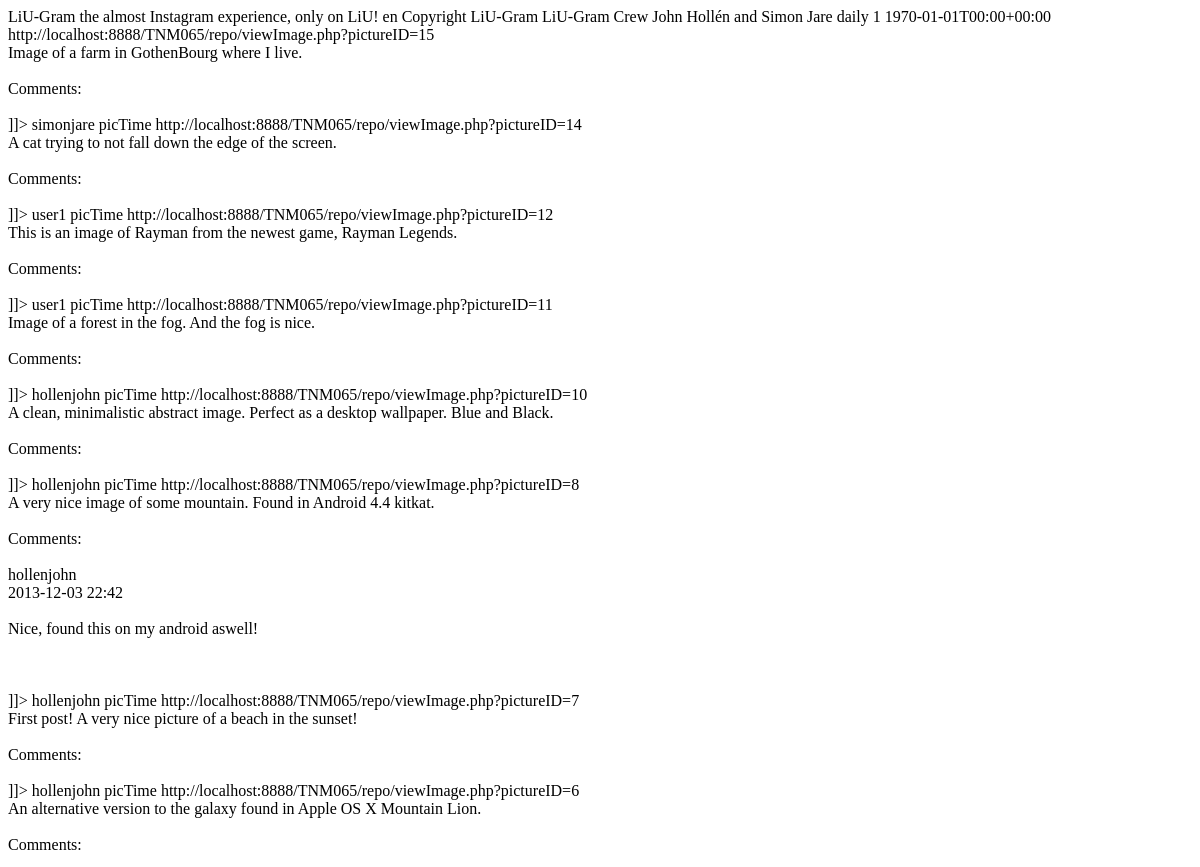
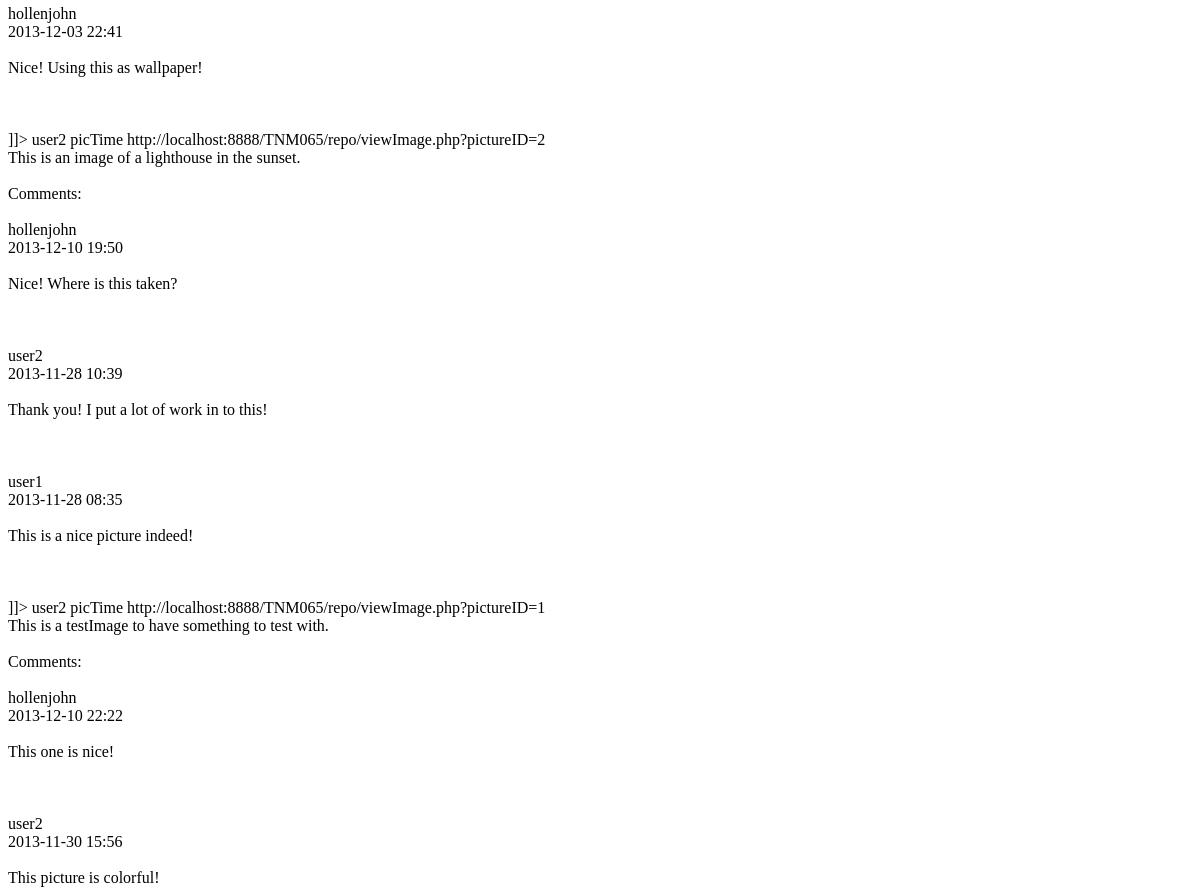
Before: /indexRSS.php (upper part) with the older database file (2 pictures, top to bottom).
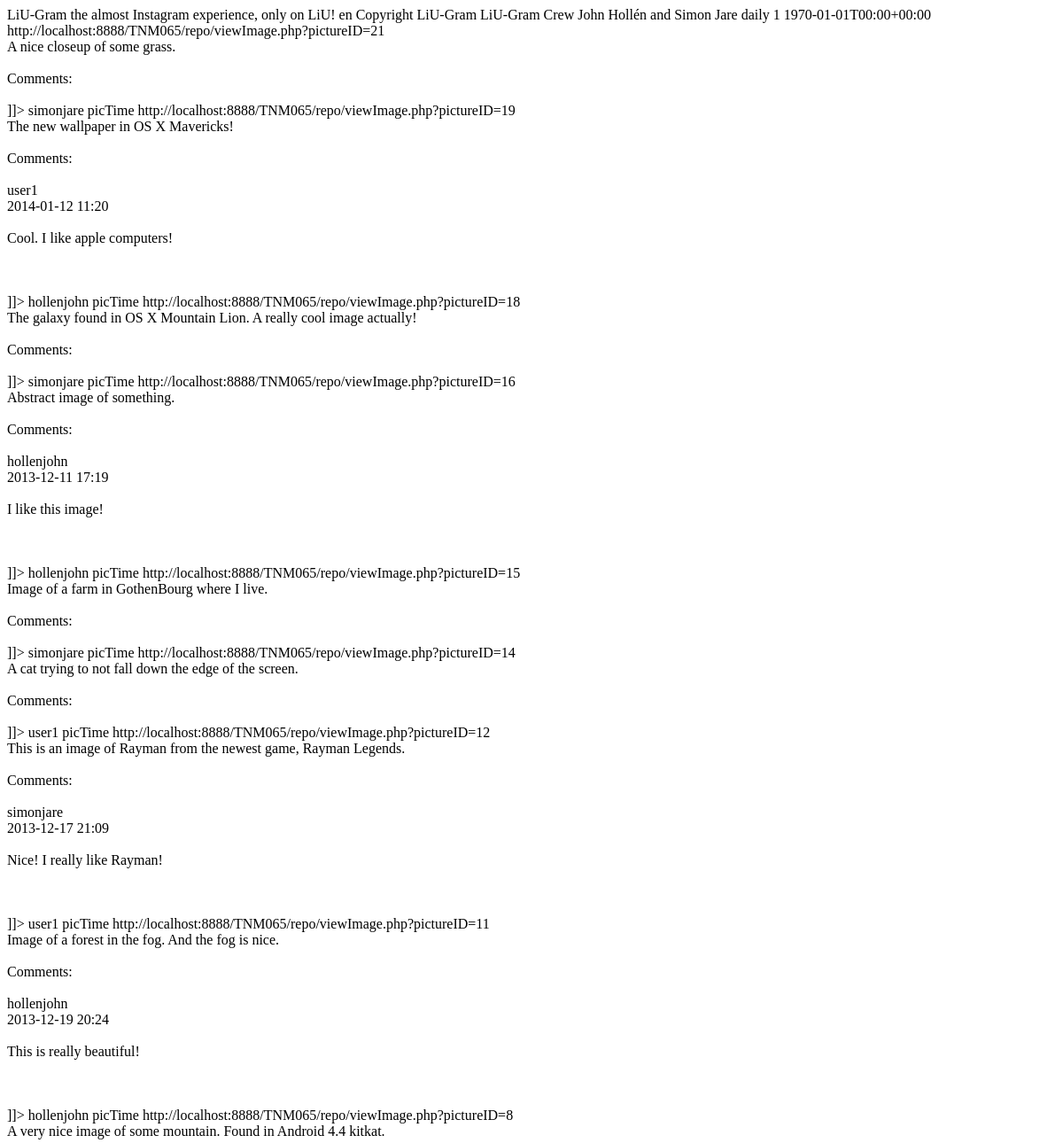
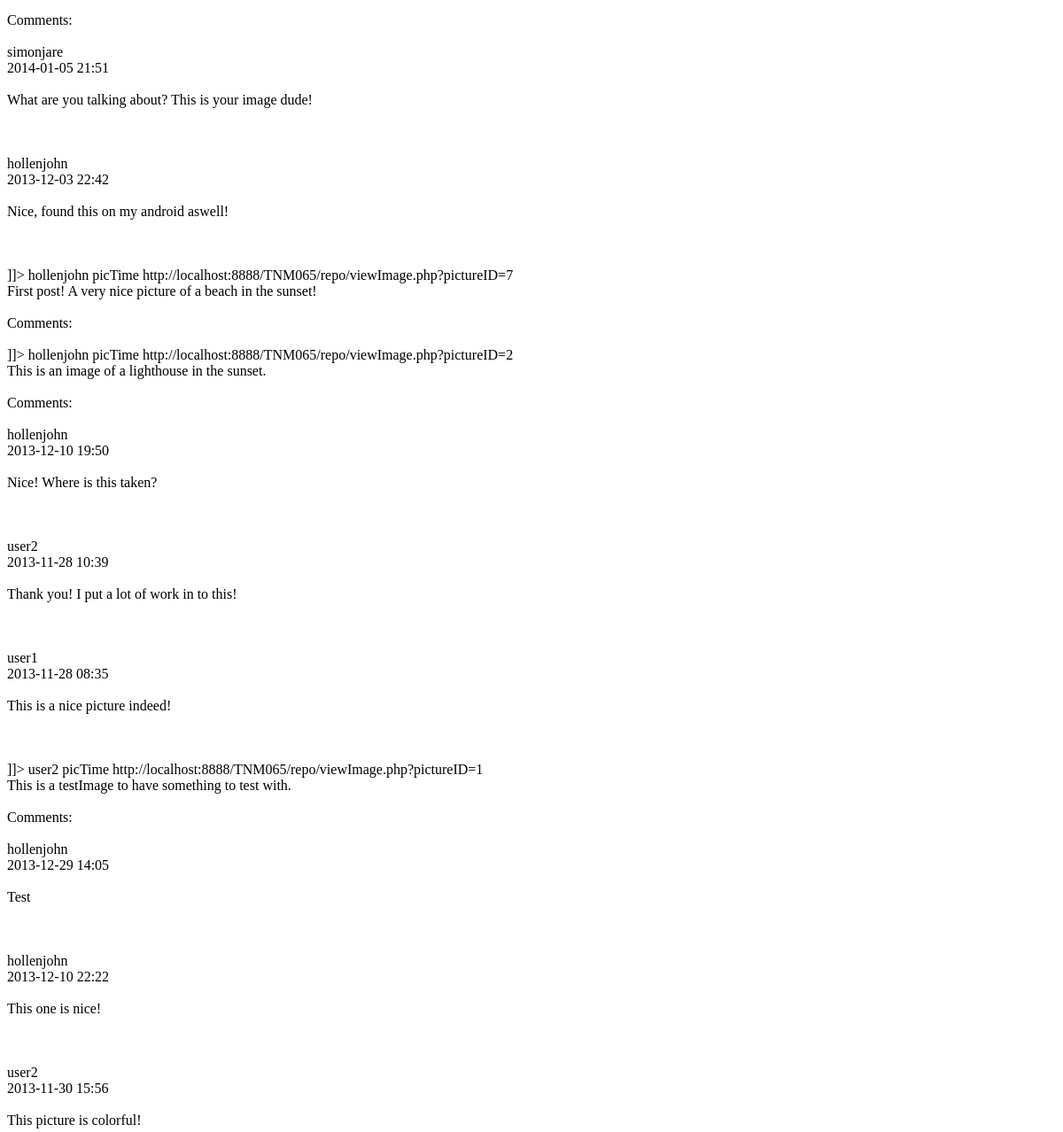
After: the same page with the newer database file (2 pictures, top to bottom).
### tables this page shows
CREATE TABLE `picture` (
  `pictureID` int(11) NOT NULL AUTO_INCREMENT,
  `userName` varchar(100) NOT NULL,
  `picURL` varchar(100) NOT NULL,
  `time` datetime NOT NULL,
  `description` text NOT NULL,
  PRIMARY KEY (`pictureID`,`userName`),
  KEY `userName` (`userName`),
  KEY `pictureID` (`pictureID`)
);

CREATE TABLE `comment` (
  `commentID` int(11) NOT NULL AUTO_INCREMENT,
  `pictureID` int(11) NOT NULL,
  `userName` varchar(100) NOT NULL,
  `text` varchar(100) NOT NULL,
  `time` datetime NOT NULL,
  PRIMARY KEY (`commentID`,`pictureID`),
  KEY `userName` (`userName`),
  KEY `pictureID` (`pictureID`)
);

### indexRSS.php (the view, shortened to what this page needs)
<rdf:RDF xmlns:rdf="http://www.w3.org/1999/02/22-rdf-syntax-ns#" xmlns="http://purl.org/rss/1.0/" xmlns:dc="http://purl.org/dc/elements/1.1/" xmlns:syn="http://purl.org/rss/1.0/modules/syndication/">
 	<channel rdf:about="http://localhost:8888/TNM065/repo/">
		<description>LiU-Gram the almost Instagram experience, only on LiU!</description>
		<dc:language>en</dc:language>
		<dc:rights>Copyright LiU-Gram</dc:rights>
		<dc:publisher>LiU-Gram Crew</dc:publisher>
		<dc:creator>John Hollén and Simon Jare</dc:creator>
		<syn:updatePeriod>daily</syn:updatePeriod>
		<syn:updateFrequency>1</syn:updateFrequency>
		<syn:updateBase>1970-01-01T00:00+00:00</syn:updateBase>
	</channel>
	<?php
		include "dbconnect.inc.php";
		$stmt = $dbh->prepare('SELECT * FROM picture ORDER BY time DESC');
		$stmt->execute();
		$result = $stmt->fetchAll();
		foreach($result as $r)
		{
			$picUser = $r['userName'];
			$picURL = $r['picURL'];
			$picID = $r['pictureID'];
			$description = $r['description'];
			echo "<item rdf:about='http://localhost:8888/TNM065/repo/viewImage.php?pictureID=$picID'>
					<title>Image by user: $picUser</title>
					<link>http://localhost:8888/TNM065/repo/viewImage.php?pictureID=$picID</link>
					<description>
						<![CDATA[
							<img src = '$picURL' alt = 'newsImage' width = '100%' />
							<br/>
							$description <br /><br />
							Comments: <br /><br />";
			$stmt2 = $dbh->prepare('SELECT * FROM comment WHERE pictureID = :PID ORDER BY time DESC');
			$stmt2->execute(array('PID' => $picID));
			$result2 = $stmt2->fetchAll();
			foreach($result2 as $r2)
			{
				$commentText = $r2['text'];
				$commentUser = $r2['userName'];
				$commentTime = $r2['time'];
				$commentTime = strtotime($commentTime);
				$commentTime = date('Y-m-d H:i', $commentTime);
				echo "$commentUser <br /> $commentTime <br /><br /> $commentText <br /><br /><br /><br /> ";
			}
			echo "]]>
					</description>
					<dc:creator>$picUser</dc:creator>
				  	<dc:date>picTime</dc:date>
				  </item>";
		}
	?>
</rdf:RDF>

Changed rows visible on the page:
removed picture: pictureID "10", description "A clean, minimalistic abstract image. Perfect as a desktop wallpaper. Blue and Black.", userName "hollenjohn"
removed picture: pictureID "6", description "An alternative version to the galaxy found in Apple OS X Mountain Lion.", userName "user2"
removed comment: userName "hollenjohn", time "2013-12-03 22:41", text "Nice! Using this as wallpaper!", shown under "6"
added picture: pictureID "21", description "A nice closeup of some grass.", userName "simonjare"
added picture: pictureID "19", description "The new wallpaper in OS X Mavericks!", userName "hollenjohn"
added comment: userName "user1", time "2014-01-12 11:20", text "Cool. I like apple computers!", shown under "19"
added picture: pictureID "18", description "The galaxy found in OS X Mountain Lion. A really cool image actually!", userName "simonjare"
added picture: pictureID "16", description "Abstract image of something.", userName "hollenjohn"
added comment: userName "hollenjohn", time "2013-12-11 17:19", text "I like this image!", shown under "16"
added comment: userName "simonjare", time "2013-12-17 21:09", text "Nice! I really like Rayman!", shown under picture "This is an image of Rayman from the newest game, Rayman Legends."
added comment: userName "hollenjohn", time "2013-12-19 20:24", text "This is really beautiful!", shown under picture "Image of a forest in the fog. And the fog is nice."
added comment: userName "simonjare", time "2014-01-05 21:51", text "What are you talking about? This is your image dude!", shown under picture "A very nice image of some mountain. Found in Android 4.4 kitkat."
added comment: userName "hollenjohn", time "2013-12-29 14:05", text "Test", shown under picture "This is a testImage to have something to test with."
